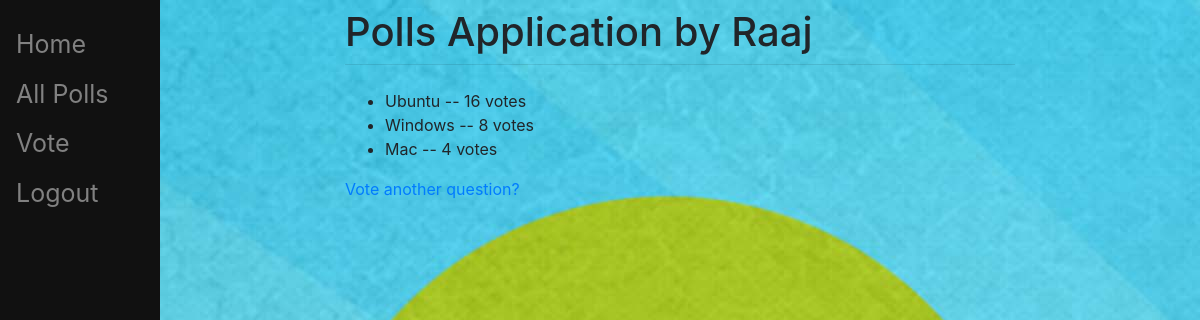
The app's page /polls/2/results/ (signed in) with its own data.
### polls/models.py (models this page shows, shortened)
class Choice(models.Model):
    question = models.ForeignKey(Question, on_delete=models.CASCADE)
    choice_text = models.CharField(max_length=200)
    votes = models.IntegerField(default=0)

### polls/views.py (the view)
# urls.py: path('<int:pk>/results/', views.ResultsView.as_view(), name='results'),
class ResultsView(LoginRequiredMixin, generic.DetailView):
    model = Question
    template_name = 'polls/results.html'

### polls/templates/polls/results.html (shortened to what this page needs)
{% extends "main/base.html" %}
{% load static %}
{% load crispy_forms_tags %}
{% block content %}
<link rel="stylesheet" type="text/css" href="{% static 'polls/style.css' %}">
<ul>
{% for choice in question.choice_set.all %}
    <li>{{ choice.choice_text }} -- {{ choice.votes }} vote{{ choice.votes|pluralize }}</li>
{% endfor %}
</ul>
<a href="{% url 'polls:index' %}">Vote another question?</a>
{% endblock %}

### polls/static/polls/style.css (style rules this page uses)
body { background: white url("images/background.jpg") no-repeat; }

### records on screen
Choice: choice_text "Ubuntu", votes "16"
Choice: choice_text "Windows", votes "8"
Choice: choice_text "Mac", votes "4"
